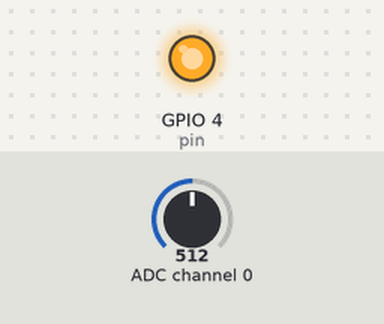
Bench run of a program on a simulated Raspberry Pi (BCM pin numbers). Shown: output pins drawn as LEDs (lit = HIGH). The test bench sets the inputs (shaded band); at power-on: ADC channel 0 = 512 (analog values on the 0–1023 scale). What the program prints to the terminal is not drawn.

Above: at 1.2 s.
1.3 s: ADC channel 0 set to 803
2.8 s: ADC channel 0 set to 828
At 3.8 s:
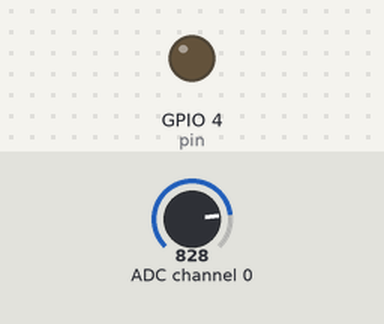
4.3 s: ADC channel 0 set to 802
At 5.0 s:
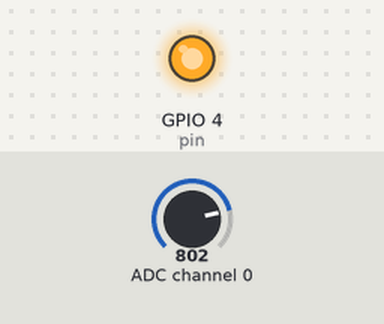
5.8 s: ADC channel 0 set to 822
At 6.1 s:
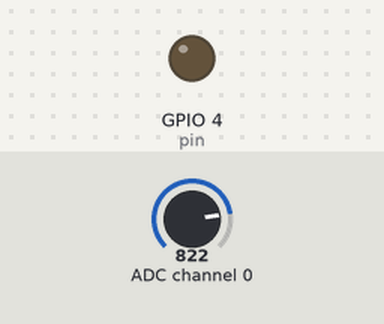
Timing chart, 0 to 8.3 s (numbered marks = the images above; inputs shaded):
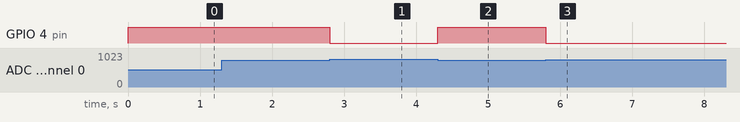

The program:

task.py
```python
import spidev
import RPi.GPIO as GPIO
import time
pin=4
GPIO.setmode(GPIO.BCM)
GPIO.setup(pin, GPIO.OUT)
spi=spidev.SpiDev()
spi.open(0,0)
spi.max_speed_hz=100000
def analog_read(channel):
    ret=spi.xfer2([1,(8+channel)<<4,0])
    adc_out=((ret[1]&3)<<8)+ret[2]
    return adc_out
try:
    while True:
        ldr_value=analog_read(0)
        print("LDR-%d"%ldr_value)
        if(ldr_value<812):
            GPIO.output(pin, GPIO.HIGH)
        else:
            GPIO.output(pin, GPIO.LOW)
finally:
    spi.close()
```

Measured:
- the behaviour switches between 811 and 812 on ADC channel 0 (found by bisection; images 0 and 1)
- after the input at 2.8 s, GPIO 4 (pin): HIGH → LOW at once
- after the input at 4.3 s, GPIO 4 (pin): LOW → HIGH at once
- after the input at 5.8 s, GPIO 4 (pin): HIGH → LOW at once
